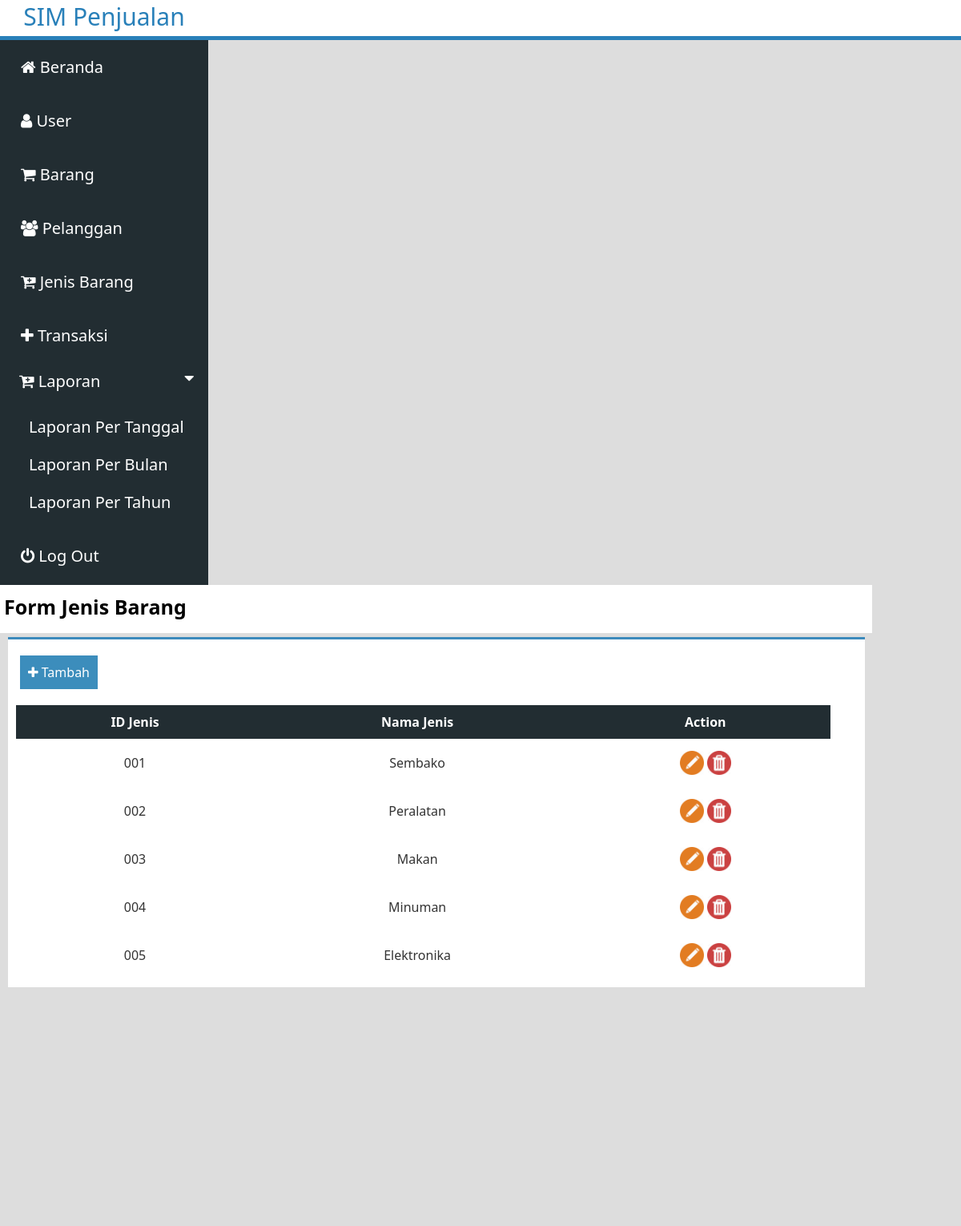
/index.php?p=jenis (signed in), run on the app's committed database.
### tables this page shows
CREATE TABLE `jenis` (
  `id_jenis` varchar(8) NOT NULL,
  `nama_jenis` varchar(15) DEFAULT NULL
);

### sistem/proses.php (called while the page is built, shortened)
<?php
class proses{
	function __construct(){
		$server='localhost';
		$user='root';
		$psw='';
		$dbname='db_penjualan';
		$kon=$this->con=new PDO("mysql:host=$server;dbname=$dbname",$user,$psw);
	}
	function get($cel=null,$table=null,$property=null){
		$qw="SELECT $cel FROM $table $property";
		$ret=$this->con->query($qw);
		return $ret;
	}
}
$db=new proses;
?>

### content/jenis.php (the view)
<?php
include "sistem/proses.php";
?>
<div class="judul-content">
	<h1>Form Jenis Barang</h1>
</div>
<div class="isi-content">
	<a class="link-tambah" href="index.php?p=f_jenis"><i class="fa fa-plus"></i> Tambah</a>
	<table class="tabel">
		<tr>
			<th>ID Jenis</th>
			<th>Nama Jenis</th>
			<th>Action</th>
		</tr>
		<?php
		$qw=$db->get("*","jenis","ORDER BY id_jenis ASC");
		foreach($qw as $tamp_jenis){
			?>
			<tr>
				<td><?php echo $tamp_jenis['id_jenis'];?></td>
				<td><?php echo $tamp_jenis['nama_jenis'];?></td>
				<td><div class="kotak">
					<a href="index.php?p=f_jenis&id_jenis=<?php echo $tamp_jenis['id_jenis'];?>"><img src="assets/img/edit.png"></a>
					<a href="crud/hapus_jenis.php?id_jenis=<?php echo $tamp_jenis['id_jenis'];?>"><img src="assets/img/hapus.png"></a>
				</div>
			</td>
		</tr>
		<?php
	}
	?>
</table>
</div>

### assets/css/style.css (style rules this page uses)
* { margin: 0px; padding: 0px; }
body { background-color: #ddd; }
html, body { height: 100%; }
.content .judul-content { padding: 5px; float: left; width: 1079px; height: 50px; background-color: #fff; }
.content .judul-content h1 { font-family: segoe ui; font-size: 25px; margin: 5px 0px; background-color: #fff; }
.content .isi-content { float: left; width: 1070px; border-top: 3px solid #3c8abc; height: auto; background-color: #fff; margin: 5px 10px; }
.tabel { width: 95%; margin: 10px; border-collapse: collapse; }
.tabel tr th { padding: 10px; color: #fff; font-family: segoe ui; background-color: #222d32; }
.tabel tr td { padding: 10px; color: #333; font-family: segoe ui; text-align: center; }
.isi-content .link-tambah { text-decoration: none; color: #fff; padding: 10px; background-color: #3C8DBC; font-family: segoe ui; float: left; margin: 20px 15px; }
.kotak a img { height: 30px; width: 30px; margin-top: 5px; }

### data on the page
jenis: id_jenis "001", nama_jenis "Sembako"
jenis: id_jenis "002", nama_jenis "Peralatan"
jenis: id_jenis "003", nama_jenis "Makan"
jenis: id_jenis "004", nama_jenis "Minuman"
jenis: id_jenis "005", nama_jenis "Elektronika"
